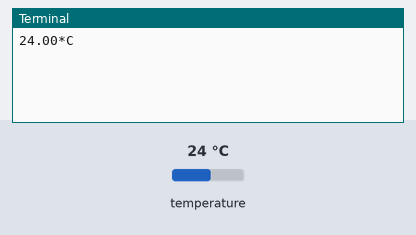
The program below on a simulated Raspberry Pi (BCM pin numbers). Shown: the last lines printed to the terminal. The test bench sets the inputs (shaded band); at power-on: temperature 24 °C. The camera gives no picture and a still takes 0.5 s.

Above: at 1.2 s.
1.3 s: temperature set to 12 °C
At 2.8 s:
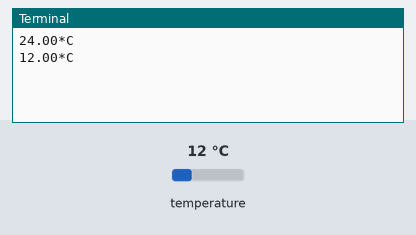
4.0 s: temperature set to 19 °C
At 4.4 s:
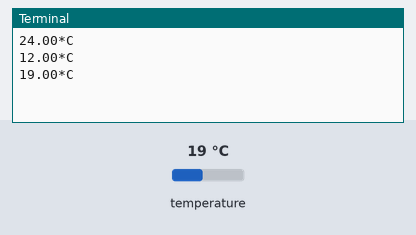
Timing chart, 0 to 7.0 s (numbered marks = the images above; inputs shaded):
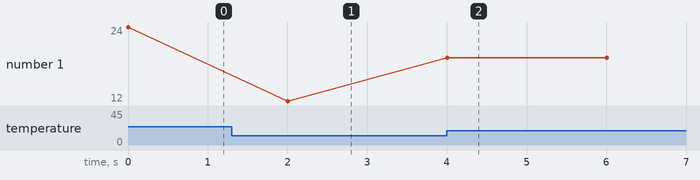

Measured:
- after the input at 1.3 s, the terminal: prints a new line after 0.70 s (image 1)
- after the input at 4.0 s, the terminal: prints a new line at once (image 2)
- plotted number 1: 24 → 12 after the input at 1.3 s, 12 → 19 after the input at 4.0 s

The program:

raspberry_code.py
```python
#Importing libraries
import time
from bmp280 import BMP280
from picamera import PiCamera
from time import sleep

#Sent countdown for launch
countdown = int()

#Setting up the camera
camera = PiCamera()

#BMP280 set-up
try:
    from smbus2 import SMBus
except ImportError:
    from smbus import SMBus

bus = SMBus(1)
bmp280 = BMP280(i2c_dev=bus)

#Actual program
sleep(countdown) #Insert value in seconds in brackets

#Getting temperature parameters
while True:
    temperature = bmp280.get_temperature()
    print('{:05.2f}*C'.format(temperature))
    time.sleep(2)

#TESTING
#camera.start_preview()

camera.start_recording('/home/pi/Desktop/launch/launch.h264')
sleep(15)
camera.stop_recording()

for i in range (4):
    sleep(3)
    camera.capture('/home/pi/Desktop/captures/image%s.jpg' % i)

sleep(5)

#Record for 30 seconds
camera.start_recording('/home/pi/Desktop/video/video1.h264')
sleep(30)
camera.stop_recording()
```
